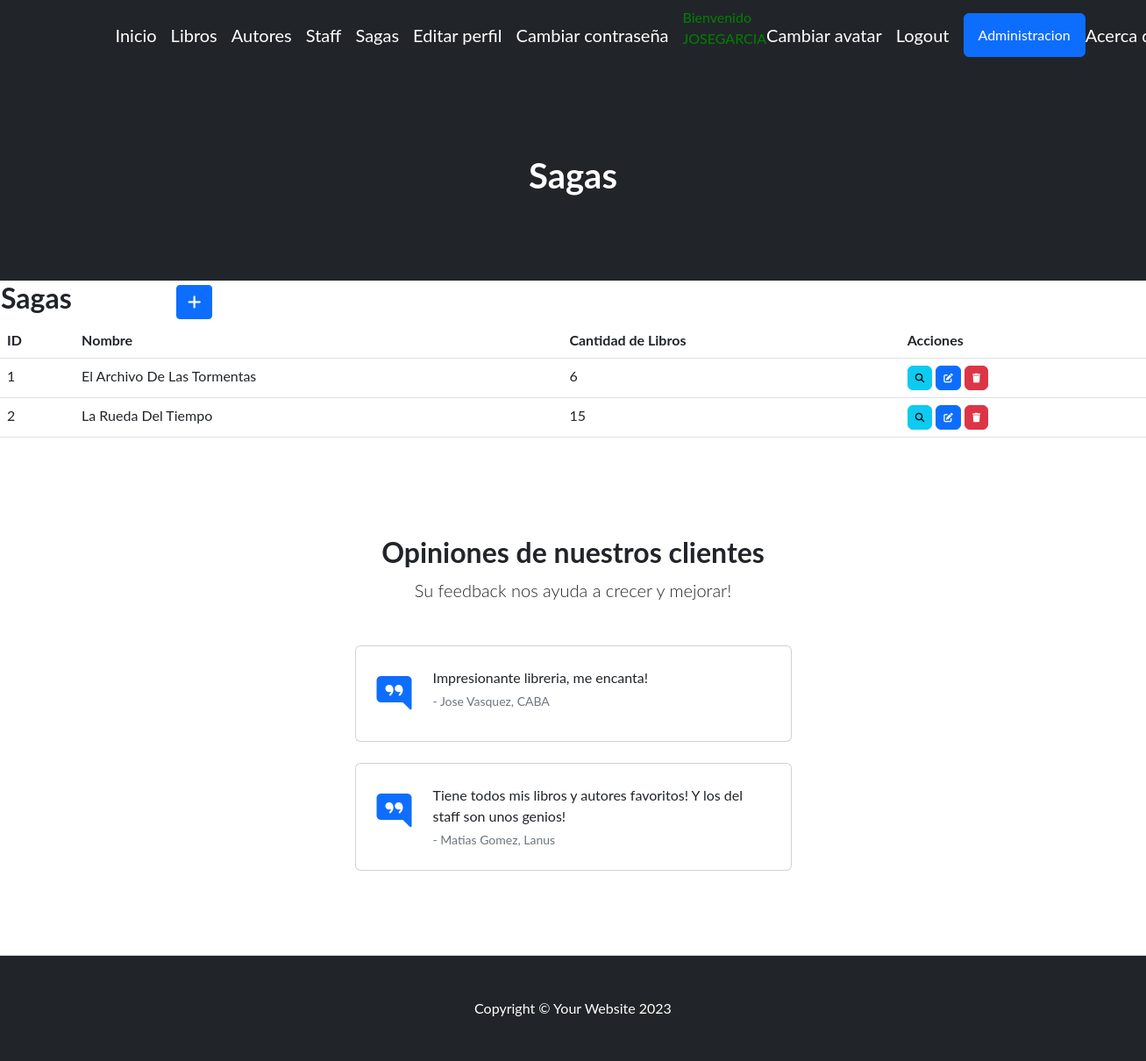
The app's page /miaplicacion/sagas/ (signed in), older data.
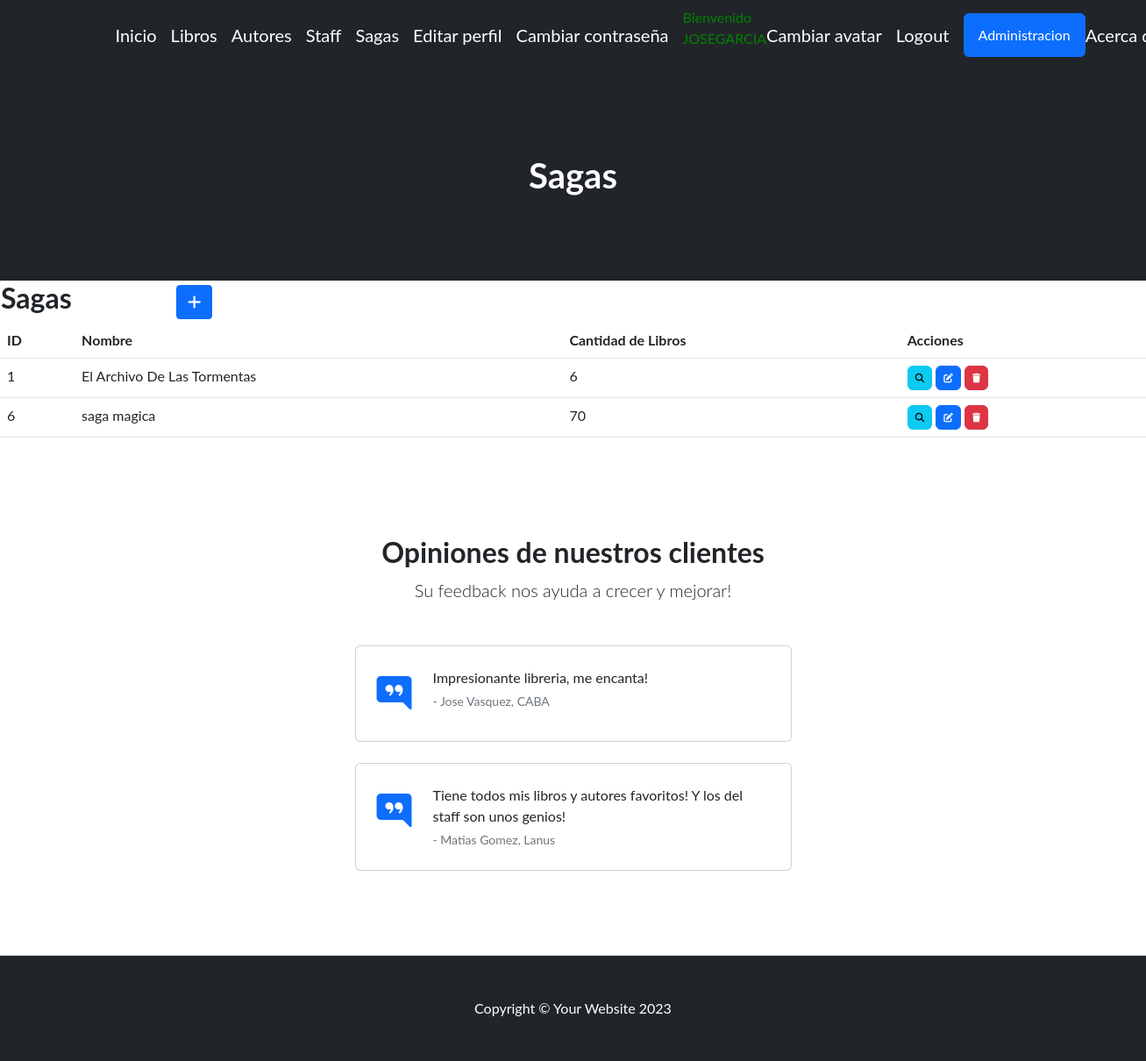
The same page, newer data.
### miaplicacion/models.py (models this page shows, shortened)
class Sagas(models.Model):
    nombre = models.CharField(max_length=50)
    cantidadDeLibros = models.IntegerField()

### miaplicacion/views.py (the view)
# urls.py: path('sagas/', sagaList.as_view(), name="Sagas"),
class sagaList(LoginRequiredMixin, ListView):
    model = Sagas

### miaplicacion/templates/miaplicacion/sagas_list.html (shortened to what this page needs)
{% extends 'miaplicacion/base.html' %}
{% load static %}
{% block cabecera %}Sagas{% endblock cabecera %}
{% block contenido %}
<table>
    <tr>
        <td width="200"><h2>Sagas</h2></td>
        <td>
            <a
            href="{% url 'create_saga' %}"
            class="btn btn-primary btn-sm"
            >
            </a>
        </td>
    </tr>
</table>
<table class="table">
  <thead>
    <tr>
      <th>ID</th>
      <th>Nombre</th>
      <th>Cantidad de Libros</th>
      <th>Acciones</th>
    </tr>
  </thead>
  <tbody>
    {% for p in sagas_list %}
    <tr>
      <td>{{ p.id }}</td>
      <td>{{ p.nombre }}</td>
      <td>{{ p.cantidadDeLibros }}</td>
      <td>
        <a
        href="{% url 'detail_saga' p.id %}"
        class="btn btn-info"
        style="--bs-btn-padding-y: .25rem; --bs-btn-padding-x: .5rem; --bs-btn-font-size: .75rem;"
        >
        </a>
        <a
          href="{% url 'update_saga' p.id %}"
          class="btn btn-primary"
          style="--bs-btn-padding-y: .25rem; --bs-btn-padding-x: .5rem; --bs-btn-font-size: .75rem;"
          >
        </a>
        <a
          href="{% url 'delete_saga' p.id %}"
          class="btn btn-danger"
          style="--bs-btn-padding-y: .25rem; --bs-btn-padding-x: .5rem; --bs-btn-font-size: .75rem;"
          >
        </a>
      </td>
    </tr>
    {% endfor %}
  </tbody>
</table>
{% endblock contenido %}

Row changes from the older to the newer data that the page shows:
removed Sagas: id "2", nombre "La Rueda Del Tiempo", cantidadDeLibros "15"
added Sagas: id "6", nombre "saga magica", cantidadDeLibros "70"
